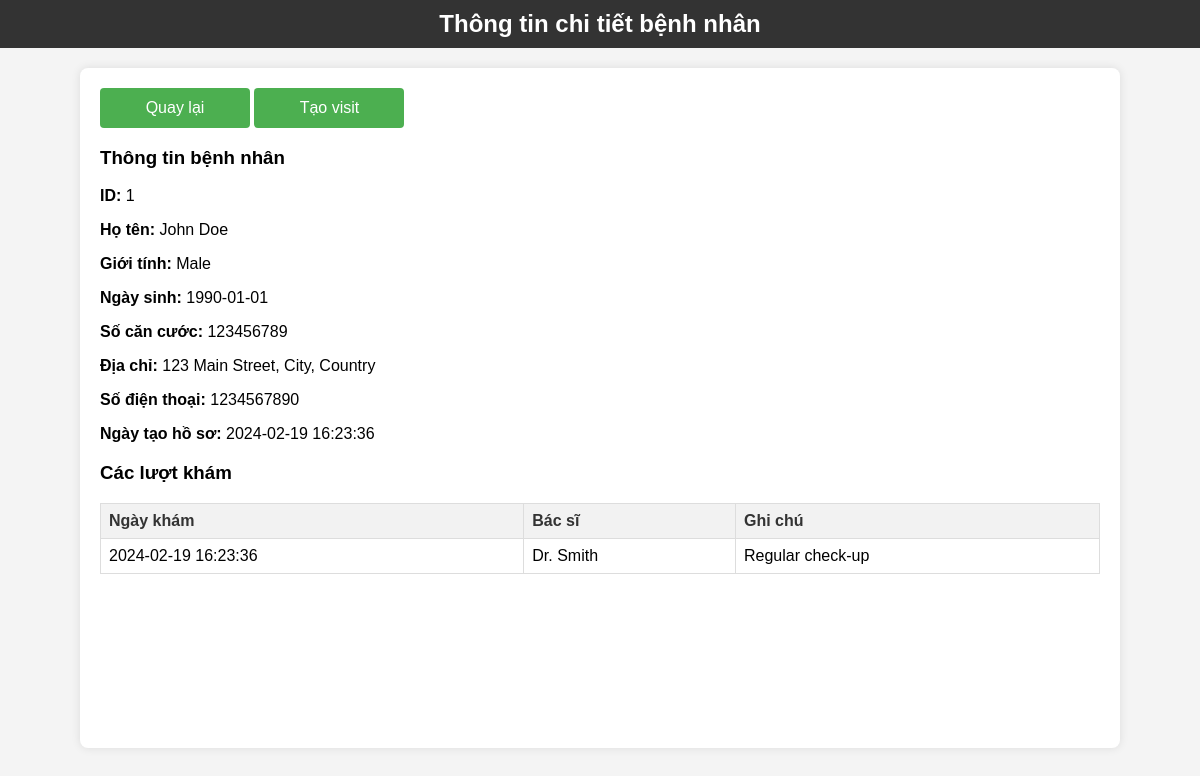
/patient-detail.php?id=1, run on the app's committed database.
### tables this page shows
CREATE TABLE patients (
    patient_id INT AUTO_INCREMENT PRIMARY KEY,
    patient_name VARCHAR(100) NOT NULL,
    patient_gender ENUM('Male', 'Female', 'Other') NOT NULL,
    patient_dob DATE NOT NULL,
    patient_citizenship_id VARCHAR(20) NOT NULL,
    patient_address TEXT NOT NULL,
    patient_phone VARCHAR(20) NOT NULL,
    create_date TIMESTAMP DEFAULT CURRENT_TIMESTAMP
);

CREATE TABLE visits (
    visit_id INT AUTO_INCREMENT PRIMARY KEY,
    patient_id INT,
    visit_date TIMESTAMP DEFAULT CURRENT_TIMESTAMP,
    doctor_name VARCHAR(255),
    note TEXT,
    FOREIGN KEY (patient_id) REFERENCES patients(patient_id)
);

### patient-detail.php (the view, shortened to what this page needs)
<?php
$conn = connectDB();
if (isset($_GET['id']) && !empty($_GET['id'])) {
    $patient_id = $_GET['id'];
    $stmt_patient = $conn->prepare("SELECT * FROM patients WHERE patient_id = :patient_id");
    $stmt_patient->bindParam(':patient_id', $patient_id);
    $stmt_patient->execute();
    $patient = $stmt_patient->fetch(PDO::FETCH_ASSOC);
    $stmt_visits = $conn->prepare("SELECT * FROM visits WHERE patient_id = :patient_id");
    $stmt_visits->bindParam(':patient_id', $patient_id);
    $stmt_visits->execute();
    $visits = $stmt_visits->fetchAll(PDO::FETCH_ASSOC);
} else {
    header("Location: nurse.php");
    exit();
}
?>
<!DOCTYPE html>
<html lang="en">
<head>
    <link rel="stylesheet" href="style.css">
</head>
<body>
    <header>
        <h2>Thông tin chi tiết bệnh nhân</h2>
    </header>
    <main>
        <div class="buttons">
            <button onclick="window.location.href='nurse.php'">Quay lại</button>
            <button onclick="openModal()">Tạo visit</button>
        </div>
        <div class="patient-details">
            <h3>Thông tin bệnh nhân</h3>
            <p><strong>ID:</strong> <?php echo $patient['patient_id']; ?></p>
            <p><strong>Họ tên:</strong> <?php echo $patient['patient_name']; ?></p>
            <p><strong>Giới tính:</strong> <?php echo $patient['patient_gender']; ?></p>
            <p><strong>Ngày sinh:</strong> <?php echo $patient['patient_dob']; ?></p>
            <p><strong>Số căn cước:</strong> <?php echo $patient['patient_citizenship_id']; ?></p>
            <p><strong>Địa chỉ:</strong> <?php echo $patient['patient_address']; ?></p>
            <p><strong>Số điện thoại:</strong> <?php echo $patient['patient_phone']; ?></p>
            <p><strong>Ngày tạo hồ sơ:</strong> <?php echo $patient['create_date']?></p>
        </div>
        <div class="patient-visits">
            <h3>Các lượt khám</h3>
            <table>
                <thead>
                    <tr>
                        <th>Ngày khám</th>
                        <th>Bác sĩ</th>
                        <th>Ghi chú</th>
                    </tr>
                </thead>
                <tbody>
                    <?php foreach ($visits as $visit): ?>
                    <tr>
                        <td><?php echo $visit['visit_date']; ?></td>
                        <td><?php echo $visit['doctor_name']; ?></td>
                        <td><?php echo $visit['note']; ?></td>
                    </tr>
                    <?php endforeach; ?>
                </tbody>
            </table>
        </div>
    </main>
</body>
</html>

### style.css (style rules this page uses)
body { font-family: Arial, sans-serif; background-color: #f4f4f4; margin: 0; padding: 0; }
header { background-color: #333; color: #fff; padding: 10px 0; text-align: center; }
header h2 { margin: 0; }
main { padding: 20px; height: 80vh; overflow-y: auto; }
table { width: 100%; border-collapse: collapse; }
th, td { border: 1px solid #ddd; padding: 8px; text-align: left; }
th { background-color: #f2f2f2; color: #333; }
main { max-width: calc(100% - 200px); margin: 20px auto; padding: 20px; background-color: #fff; border-radius: 8px; box-shadow: 0 0 10px rgba(0, 0, 0, 0.1); min-height: 50vh; }
button { background-color: #4caf50; color: #fff; border: none; padding: 10px 10px; font-size: 16px; border-radius: 4px; cursor: pointer; width: 150px; height: 40px; }

### data on the page
patients: patient_id "1", patient_name "John Doe", patient_gender "Male", patient_dob "1990-01-01", patient_citizenship "123456789", patient_address "123 Main Street, City, Country", patient_phone "1234567890", create_date "2024-02-19 16:23:36"
visits: visit_date "2024-02-19 16:23:36", doctor_name "Dr. Smith", note "Regular check-up"
